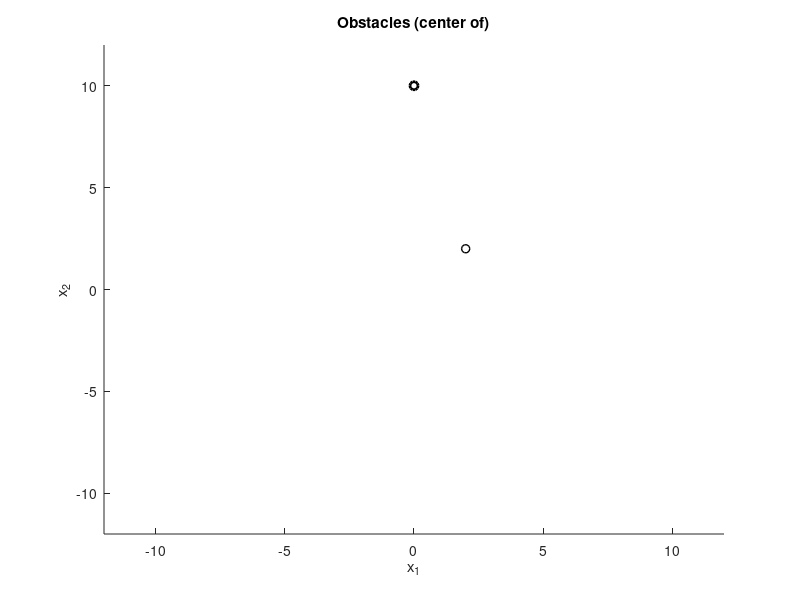

The MATLAB source for this figure: (Note: this script raises an error after producing the figure.)
% mu-diff - Copyright (C) 2014-2019 X. Antoine and B. Thierry, University of Lorraine, CNRS, France
%
% See the LICENSE.txt file for license information. Please report all
% bugs and problems to either (replace [at] and [dot] by arobase and dot)
%   Xavier.Antoine [at] univ-lorraine [dot] fr
%   BThierry [at] math.cnrs [dot] fr
%
% ~~~
%-------------------------
% DORT dielectric in 2D.
% Contributed by C. Burkard, K. Ramdani and B. Thierry
% Related article:
%   C. Burkard, A. Minut, K. Ramdani, 
%   "Far field model for time reversal and application to selective focusing on 
%    small dielectric inhomogeneities."
%   Inverse Problems and Imaging, 2013.
%-------------------------

clear all;
close all;
format long;

disp('------- Nouveau Test ------');

%% Setup 
ind_fig = 1;

%domain......
xmin = -5;
xmax = 5;
ymin = 0;
ymax = 20;

%Wavenumber and physical parameters
epsilon_0    = 1;
mu_0         = 1;
omega       = 2*pi;
k           = 2*pi*sqrt(epsilon_0 * mu_0); 
lambda      = 2*pi/k;

%interior constants and wave numbers ..............
epsilon_m   = [10*epsilon_0 , 5*epsilon_0 ];     %, lambda + 0.5, lambda + 3, lambda + 2];
mu_m        = [mu_0    , mu_0 ];      %, lambda + 2, lambda + 2, lambda + 1];
k_m         = omega .* sqrt(epsilon_m .* mu_m);



%% Geometry (scatterers)
O = [0 , 2 ;10 , 2];%,0,4, 8; 6, 17,11, 2];
a = [0.03  ,  0.03];
%sorting in descending order
[a, IndexList] = sort(a,2, 'descend');
O = O(:,IndexList);
N_scat = size(O,2);


%% Plot of the Scatterers
ind_fig = ind_fig +1; figure(ind_fig);
% disks are too small to be displayed with PlotCircles, only their center is
% thus drawn
LineWidth = [N_scat:-1:1];
hold on
for p=1:N_scat
    plot(O(1,p),O(2,p),'ko','LineWidth', LineWidth(p));    
end
hold off
xlabel('x_1'); ylabel('x_2');
title('Obstacles (center of)');
%Usefull later for Herglotz waves
AxisValues = axis;
val_max = max(abs(AxisValues))+2;
axis([-val_max,val_max,-val_max,val_max])

%% Test for order of error in DORT O(1/kd).........
distScatterers = zeros(N_scat,N_scat);
for q= 1:N_scat
    x0 = O(1,q);
    y0 = O(2,q);
    for p = 1:N_scat
        x = O(1,p);
        y = O(2,p);
        if q==p
            distScatterers(q,p) = 100;
        else
            distScatterers(q,p) = norm([x-x0  y-y0]);
        end
    end
end
distmin = min(min(distScatterers));
testpar = 1/(k * distmin);
disp(['Error order  O(1/(kd))  =    ' , num2str(testpar)]);

%% Building the TRM

%Reception angles (start - end)
ReceptionAnglesStart = 0;
ReceptionAnglesEnd = 2*pi;

% TRM size (can be reduce to get an open TRM)
TRM_size = abs(ReceptionAnglesEnd  - ReceptionAnglesStart);
TRM_size_deg = TRM_size *360/2/pi; %degree version

%Number of discretization points of the TRM
Nb_angles = 720;
%discretization step of [0:2pi]
halpha = TRM_size/(Nb_angles);
halpha_deg = TRM_size_deg/(Nb_angles);

%Reception angles vector of the TRM
if (mod(ReceptionAnglesStart- ReceptionAnglesStart, 2*pi) == 0)
    %closed TRM then delete doubled angle
    ReceptionAngles = ReceptionAnglesStart:halpha:(ReceptionAnglesEnd-halpha);
else    
    %open TRM
    ReceptionAngles = ReceptionAnglesStart:halpha:ReceptionAnglesEnd;
    Nb_angles = Nb_angles +1;
end
ReceptionAngles_deg = ReceptionAngles * (360/2/pi);

%Emission angles of the TRM
EmissionAngles = ReceptionAngles + pi;
EmissionAngles_deg = ReceptionAngles_deg +180;

%Possible dephasing
phi = 0; phi_deg = phi*360/2/pi;

ReceptionAngles_deg = ReceptionAngles_deg + phi_deg;
EmissionAngles_deg = EmissionAngles_deg + phi_deg;
ReceptionAngles = ReceptionAngles + phi;
EmissionAngles = EmissionAngles + phi;

%% ----------------------
% Time reversal operator
% -----------------------                       
T = TimeReversalOperator(O, a, k, halpha, EmissionAngles, ReceptionAngles, 3, omega, epsilon_0, mu_0, epsilon_m, mu_m);
% Eigenvalues
[vect,val] = eig(T);
disp('Time reversal matrix and eigen values: done');

%% ------------------------
% Study of the eigenvalues
% -------------------------
eigenval = sort(abs(diag(val)));
%The N_scat^{th} will be plotted in red
val_N_scat = eigenval(Nb_angles + 1 - N_scat);

% Normal scale
ind_fig = ind_fig +1; figure(ind_fig);
hold on
plot([Nb_angles:-1:1], eigenval,'*')
plot(N_scat,val_N_scat,'r*');
hold off
xlabel('Index of the eigenvalues');
ylabel('Absolute value of the eigenvalues');
title('Absolute value of the eigenvalues of the time reversal operator');

% Log scale
ind_fig = ind_fig +1; figure(ind_fig); 
hold on
plot([Nb_angles:-1:1], log10(eigenval),'*')
plot(N_scat,log10(val_N_scat),'r*');
hold off 
xlabel('Index of the eigenvalues');
ylabel('Absolute value of the eigenvalues (LOG_{10})');
title('Absolute value of the eigenvalues of the time reversal operator');

%Zoom on the first 40 eigenvalues
if Nb_angles > 40
    val_vp_zoom = 40;
    tab_zoom_vp = 1:val_vp_zoom ;

    ind_fig = ind_fig +1; figure(ind_fig);
    hold on
    plot([val_vp_zoom:-1:1], log10(eigenval(end+1-val_vp_zoom:end)),'*')
    plot(N_scat,log10(val_N_scat),'r*');
    hold off
    xlabel('Index of the eigenvalues');
    ylabel('Absolute value of the eigenvalues (LOG_{10})');
    title('Absolute value of the eigenvalues of the time reversal operator');
end

%% Significant eigenvalues
v_sig = 0;v_Sig = 0;
N_vp = length(eigenval);
for ell=1:N_vp
    if (eigenval(end+1-ell) > 10^(-6) )
        v_Sig(ell) = ell;
    end
end

Nb_vect = N_scat*(2 + 1);

ind_fig= ind_fig+1; figure(ind_fig);
plot(1:N_vp, log10(eigenval(end:-1:1)), 'b*');
hold on
plot(1:Nb_vect, log10(eigenval(end:-1:end+1-Nb_vect)), 'r.');
hold off;

disp(['Number of significant Eigenvalues: ' num2str(length(v_Sig))]);


%% Mesh for Herglotz waves
step_x = lambda/30;
step_y = lambda/30;
[X,Y]   = meshgrid(xmin:step_x:xmax,ymin:step_y:ymax);
[nby,nbx] = size(X);
%% Herglotz waves
disp(['Launching the computation of the ',num2str(Nb_vect),' Herglotz waves']);
cell_vectT = cell(Nb_vect,1);
for cpt_vect = 1:(Nb_vect)
    disp(['Herglotz wave numbered ',num2str(cpt_vect),' of ',num2str(Nb_vect)]);    
    V = vect(:,end+ 1- cpt_vect);
    cell_vectT{cpt_vect} = HerglotzWave(V, k, halpha, EmissionAngles, X,Y);
end

disp([num2str(Nb_vect),' Herglotz waves: done']);

%% Draw Herglotz Waves
scrsz = get(0,'ScreenSize');
figure('Position',[1 scrsz(4) scrsz(3) scrsz(4)/2]);
drawnow;

for cpt_vect = 1:(Nb_vect)
    Z = abs(cell_vectT{cpt_vect});
    subplot(1,Nb_vect, cpt_vect);
    pcolor(X,Y,Z);
    hold on 
    plot(O(1, 1:N_scat), O(2, 1:N_scat), 'wo');
    colorbar;
    title(['Herglorz wave number ',num2str(cpt_vect)]); 
    xlabel('x_1'); ylabel('x_2');
    axis tight;
    shading interp;
end




